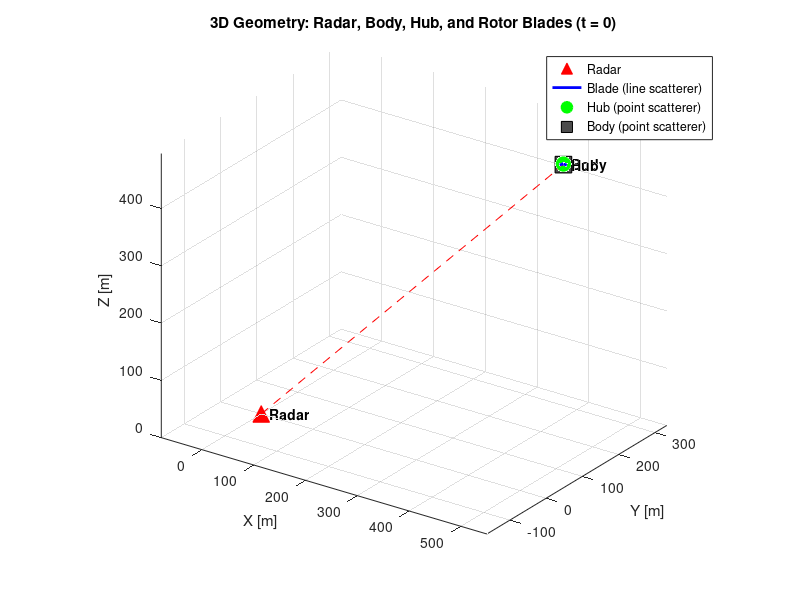
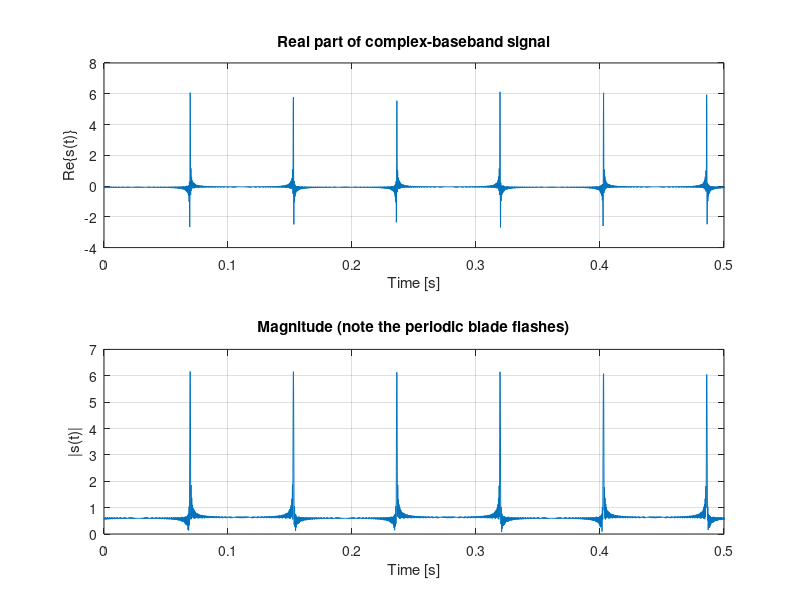

These charts were generated, in order, by the following MATLAB code: (Note: this script raises an error after producing the figures.)
%% Helicopter micro-Doppler simulation in 3D
% based on Chen, "The micro-Doppler effect in radar"
%
% Models
%   - Blades    : line-integral model
%   - Body/Hub  : point-scattering model
clear; clc; close all;

%% Radar Parameters
c = 3e8;                % speed of light
lambda = 0.06;          % wavelength (C-band)
fc = c / lambda;        % carrier frequency

%% Helicopter Geometry
R0 = 700;               % radar-to-helicopter range
az = deg2rad(20);       % azimuth angle
el = deg2rad(45);       % elevation angle

%% Rotor Parameters
Nb = 3;                 % number of blades per rotor
L = 6.5;                % blade length
frot = 2;               % rotor rotation rate
Omega = 2*pi*frot;      % angular speed

%% Scatterer Amplitudes
A_body = 1.0;           % body RCS amplitude
A_hub = 0.5;            % hub RCS amplitude

%% Sampling
v_tip = Omega * L;
fd_max = 2*v_tip*cos(el)/lambda;

fprintf('Tip speed             : %.2f m/s\n', v_tip);
fprintf('Maximum micro-Doppler : %.2f Hz\n', fd_max);
fprintf('Blade-flash period    : %.2f ms\n', 1e3/(Nb*frot));

fs = 8e3;               % sampling frequency
T = 1.0;                % observation interval
t = (0:1/fs:T-1/fs);
N = length(t);

%% 3D Geometry
% Radar at the origin. LOS unit vector points from radar to helicopter.
u_LOS = [cos(el)*cos(az); cos(el)*sin(az); sin(el)];

% Rotor center, hub, body
P_body = R0 * u_LOS;
P_hub = P_body + [0; 0; 1];         % hub 1m above the body
P_rotor = P_hub;                    % rotor centre coincides with hub

%% Signal Synthesis

% body - point scatterer
R_body = norm(P_body);
s_body = A_body * exp(-1j*4*pi*R_body/lambda) * ones(1,N);

% hub - point scatterer
R_hub = norm(P_hub);
s_hub = A_hub * exp(-1j*4*pi*R_hub/lambda) * ones(1,N);

% blades - line-integral model
s_blades = zeros(1,N);
for k = 0:Nb-1
    phi_k = 2*pi*k/Nb;                      % initial blade phase
    theta_k = Omega*t + phi_k;              % time-varying angle
    proj = cos(el) .* cos(theta_k - az);    % LOS projection, far-field approximation
    arg = (2*L/lambda) .* proj;             % sinc argument
    mag = L * sinc(arg);                    % MATLAB sinc: sin(pi x)/(pi x)
    phase = exp(-1j*4*pi/lambda * (R0 + sin(el) + (L/2).*proj));
    s_blades = s_blades + mag .* phase;
end

% total received complex-baseband signal
s = s_body + s_hub + s_blades;

%% Plot 3D geometry
figure('Name','3D Geometry','Color','w'); hold on; grid on; axis equal;
 
% Radar position (at origin)
hRadar = plot3(0,0,0,'r^','MarkerSize',12,'MarkerFaceColor','r');
text(0,0,0,'  Radar','FontWeight','bold');
 
% Line of sight (radar -> rotor)
plot3([0 P_body(1)],[0 P_body(2)],[0 P_body(3)],'r--','HandleVisibility','off');
 
% Rotor blades (line-integral model) at t = 0
for k = 0:Nb-1
    phi_k = 2*pi*k/Nb;
    bt    = P_rotor + L*[cos(phi_k); sin(phi_k); 0];
    if k == 0
        hBlade = plot3([P_rotor(1) bt(1)],[P_rotor(2) bt(2)],[P_rotor(3) bt(3)], ...
                       'b-','LineWidth',2);
    else
        plot3([P_rotor(1) bt(1)],[P_rotor(2) bt(2)],[P_rotor(3) bt(3)], ...
              'b-','LineWidth',2,'HandleVisibility','off');
    end
end
 
% Mast (line connecting hub to body)
plot3([P_hub(1) P_body(1)],[P_hub(2) P_body(2)],[P_hub(3) P_body(3)], ...
      'k-','LineWidth',1.5,'HandleVisibility','off');
 
% Rotor hub (point scatterer)
hHub  = plot3(P_hub(1), P_hub(2), P_hub(3), ...
              'go','MarkerSize',10,'MarkerFaceColor','g','LineWidth',1.2);
text(P_hub(1),P_hub(2),P_hub(3),'  Hub','FontWeight','bold');
 
% Helicopter body (point scatterer)
hBody = plot3(P_body(1),P_body(2),P_body(3), ...
              'ks','MarkerSize',12,'MarkerFaceColor',[0.3 0.3 0.3]);
text(P_body(1),P_body(2),P_body(3),'  Body','FontWeight','bold');
 
xlabel('X [m]'); ylabel('Y [m]'); zlabel('Z [m]');
title('3D Geometry: Radar, Body, Hub, and Rotor Blades (t = 0)');
legend([hRadar hBlade hHub hBody], ...
       {'Radar','Blade (line scatterer)','Hub (point scatterer)', ...
        'Body (point scatterer)'},'Location','best');
view(35,25);

%% Plot time domain
figure('Name','Received Signal','Color','w');
subplot(2,1,1); plot(t, real(s)); grid on; xlim([0 0.5]);
xlabel('Time [s]'); ylabel('Re\{s(t)\}');
title('Real part of complex-baseband signal');
subplot(2,1,2); plot(t, abs(s));  grid on; xlim([0 0.5]);
xlabel('Time [s]'); ylabel('|s(t)|');
title('Magnitude (note the periodic blade flashes)');

%% STFT / Spectrogram
win_len = 256;
nfft    = 2048;
overlap = win_len - 4;
[S,F,Ts] = spectrogram(s, hamming(win_len), overlap, nfft, fs, 'centered');
S_dB     = 20*log10(abs(S) + eps);
 
figure('Name','Micro-Doppler Spectrogram','Color','w');
imagesc(Ts, F, S_dB); axis xy;
colormap(jet); cb = colorbar; ylabel(cb,'Magnitude [dB]');
clim([max(S_dB(:))-50, max(S_dB(:))]);
xlabel('Time [s]'); ylabel('Doppler frequency [Hz]');
ylim([-1.1*fd_max, 1.1*fd_max]);
title('Helicopter Micro-Doppler Signature (STFT)');
